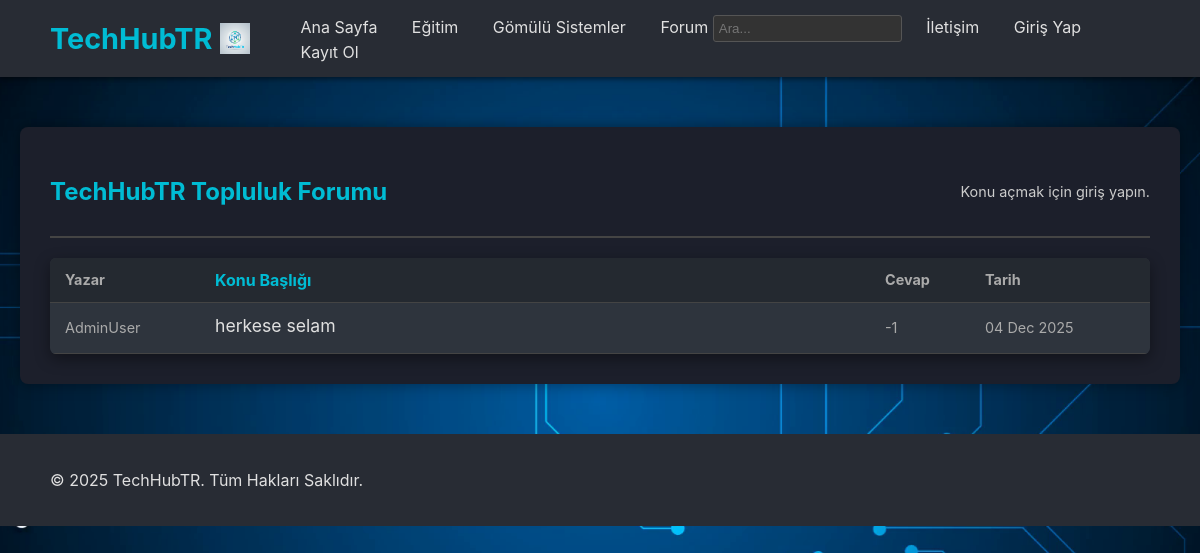
The app's page /topluluk with its own data.
### app.py (models this page shows, shortened)
class Topic(db.Model):
    id = db.Column(db.Integer, primary_key=True)
    title = db.Column(db.String(250), nullable=False)
    user_id = db.Column(db.Integer, db.ForeignKey("user.id"), nullable=False)
    created_at = db.Column(db.DateTime, default=db.func.now())
    comments = db.relationship("Comment", backref="topic", lazy=True)
    tags = db.relationship(
        "Tag",
        secondary=topic_tags,
        lazy="subquery",
        backref=db.backref("topics", lazy=True),
    )

class User(UserMixin, db.Model):
    id = db.Column(db.Integer, primary_key=True)
    username = db.Column(db.String(80), unique=True, nullable=False)
    email = db.Column(db.String(120), unique=True, nullable=False)
    password_hash = db.Column(db.String(256), nullable=False)
    is_admin = db.Column(db.Boolean, default=False)
    created_at = db.Column(db.DateTime, default=db.func.now())
    theme = db.Column(db.String(10), default="dark")
    points = db.Column(db.Integer, default=0)
    rank = db.Column(db.String(50), default="Çaylak")
    avatar_filename = db.Column(db.String(128), default="default.png")
    is_verified = db.Column(db.Boolean, default=False)
    email_verification_token = db.Column(db.String(100), unique=True, nullable=True)
    password_reset_token = db.Column(db.String(100), unique=True, nullable=True)
    password_reset_expires_at = db.Column(db.DateTime, nullable=True)
    topics = db.relationship("Topic", backref="author", lazy=True)
    comments = db.relationship("Comment", backref="commenter", lazy=True)

### app.py (the view)
@app.route("/topluluk")
def topluluk():
    topics = (
        db.session.execute(
            db.select(Topic)
            .order_by(Topic.created_at.desc())
            .options(joinedload(Topic.author))
        )
        .scalars()
        .all()
    )
    return render_template("forum_anasayfa.html", topics=topics)

### app.py (called while the page is built)
@app.context_processor
def inject_notifications_count():
    if current_user.is_authenticated:
        unread_count = Notification.query.filter_by(user_id=current_user.id, is_read=False).count()
        return {"unread_notifications_count": unread_count}
    return {"unread_notifications_count": 0}

### templates/forum_anasayfa.html (shortened to what this page needs)
<!DOCTYPE html>
<html lang="tr">
<head>
    <link rel="stylesheet" href="https://cdnjs.cloudflare.com/ajax/libs/font-awesome/5.15.4/css/all.min.css"/>
    <link rel="stylesheet" href="{{ url_for('static', filename='style.css') }}">
    <link rel="stylesheet" href="https://cdnjs.cloudflare.com/ajax/libs/highlight.js/11.9.0/styles/atom-one-dark.min.css">
</head>
<body>
<header class="navbar">
    <a href="{{ url_for('index') }}" class="logo-container">
        <span class="logo-text">TechHubTR</span>
        <img src="{{ url_for('static', filename='images/techhubtr-logo.png') }}" alt="TechHubTR Resmi Logosu" class="site-logo">
    </a>
    <nav>
        <a href="{{ url_for('index') }}" class="nav-link">Ana Sayfa</a>
        <a href="{{ url_for('egitim') }}" class="nav-link">Eğitim</a>
        <a href="{{ url_for('gomulu') }}" class="nav-link">Gömülü Sistemler</a>
        <a href="{{ url_for('topluluk') }}" class="nav-link">Forum</a>
        <form action="{{ url_for('arama') }}" method="GET" style="display: inline-block; margin-right: 20px;">
            <input type="text" name="q" placeholder="Ara..." required style="padding: 5px; border-radius: 3px; border: 1px solid #555; background-color: #333; color: white;">
        </form>
        <a href="{{ url_for('iletisim') }}" class="nav-link" style="margin-left: auto;">İletişim</a>
        {% if current_user.is_authenticated %}
            <a href="{{ url_for('bildirimler') }}" class="nav-link" style="position: relative; margin-right: 15px;">
                <i class="fas fa-bell"></i>
                {% if unread_notifications_count > 0 %}
                    <span style="position: absolute; top: 0; right: -5px;
                                 background-color: red; color: white;
                                 border-radius: 50%; padding: 2px 6px;
                                 font-size: 10px; line-height: 1;">
                        {{ unread_notifications_count }}
                    </span>
                {% endif %}
            </a>
            <a href="{{ url_for('ayarlar') }}" class="nav-link">Ayarlar</a>
            <a href="{{ url_for('profil') }}" class="nav-link">Profil</a>
            <a href="{{ url_for('cikis') }}" class="nav-link">Çıkış Yap</a>
        {% else %}
            <a href="{{ url_for('giris') }}" class="nav-link">Giriş Yap</a>
            <a href="{{ url_for('kayit') }}" class="nav-link">Kayıt Ol</a>
        {% endif %}
    </nav>
</header>
    <main>
        <div class="forum-container">
            <div class="forum-header">
                <h2>TechHubTR Topluluk Forumu</h2>
                {% if current_user.is_authenticated %}
                    <a href="{{ url_for('yeni_konu') }}" class="cta-button" style="padding: 8px 15px; font-size: 0.9em; background-color: #e74c3c;">Yeni Konu Aç</a>
                {% else %}
                    <p style="font-size: 0.9em; color: #ccc;">Konu açmak için giriş yapın.</p>
                {% endif %}
            </div>
            <div class="topic-list-container">
                <div class="topic-item topic-header">
                    <div class="author">Yazar</div>
                    <div class="title">Konu Başlığı</div>
                    <div class="comments">Cevap</div>
                    <div class="date">Tarih</div>
                </div>
                {% if topics %}
                    {% for topic in topics %}
                        <div class="topic-item">
                            <div class="author">{{ topic.author.username }}</div>
                            <div class="title">
                                <a href="{{ url_for('konu_detay', topic_id=topic.id) }}">{{ topic.title }}</a>
                            </div>
                            <div class="comments">{{ topic.comments|length - 1 }}</div>
                            <div class="date">{{ topic.created_at.strftime('%d %b %Y') }}</div>
                        </div>
                    {% endfor %}
                {% else %}
                    <p style="text-align: center; color: #aaa; padding: 20px;">Henüz hiç konu açılmamış. İlk konuyu sen aç!</p>
                {% endif %}
            </div>
        </div>
    </main>
    <footer>
        <p>&copy; 2025 TechHubTR. Tüm Hakları Saklıdır.</p>
    </footer>
</body>
</html>

### static/style.css (style rules this page uses)
:root { --arka-alan: #0f1118; --yazi-renk: #E0E0E0; --vurgu-renk: #00bcd4; --kod-kutu-bg: #1c1f2b; --icerik-kart-bg: #222633; --ana-golge: rgba(0, 0, 0, 0.4); --neon-golge: 0 0 10px rgba(0, 188, 212, 0.5); }
body { background-color: var(--arka-alan); color: var(--yazi-renk); font-family: 'Inter', sans-serif; margin: 0; min-height: 100vh; background-attachment: fixed; overflow-x: hidden; }
body:not(.anasayfa-bg) { background-image: url('../static/kategori_bg.png'), radial-gradient(circle at center, #1b1e28 1px, transparent 1px); background-size: cover, 50px 50px; background-position: center center, 0 0; background-repeat: no-repeat, repeat; }
body::before { content: ""; position: fixed; top: 0; left: 0; width: 100%; height: 100%; background: repeating-linear-gradient( to bottom, rgba(0, 255, 65, 0.05), rgba(0, 255, 65, 0.02) 1px, transparent 1px, transparent 100px ); background-size: 100% 100px; animation: matrix-scroll 20s linear infinite; z-index: -1; opacity: 0.2; }
body:not(.anasayfa-bg)::before { content: none !important; background: none !important; opacity: 0; }
.navbar { display: flex; justify-content: space-between; align-items: center; padding: 15px 50px; background-color: #282c34; position: sticky; top: 0; z-index: 1000; box-shadow: 0 2px 5px rgba(0, 0, 0, 0.5); }
.logo-container { display: flex; align-items: center; text-decoration: none; color: var(--vurgu-renk); font-weight: bold; font-size: 1.8em; margin-right: 20px; }
.logo-text { color: var(--vurgu-renk); }
.site-logo { width: 30px; height: auto; margin-left: 8px; display: block; }
.nav-link { color: var(--yazi-renk); text-decoration: none; margin-left: 30px; transition: color 0.3s; }
.auth-container, .profile-container, .forum-container, .settings-container, .lesson-container, .topic-detail-container { max-width: 900px; margin: 50px auto; padding: 30px; background-color: var(--kod-kutu-bg); border-radius: 12px; box-shadow: 0 5px 15px var(--ana-golge), 0 0 5px rgba(0, 188, 212, 0.3); }
.topic-list-container { background-color: var(--kod-kutu-bg); border-radius: 10px; overflow: hidden; box-shadow: 0 5px 15px var(--ana-golge); }
footer { padding: 20px 50px; text-align: left; width: 100%; background-color: #282c34; box-sizing: border-box; color: var(--yazi-renk); position: relative; z-index: 50; }

### templates/forum_anasayfa.html (style rules this page uses)
.forum-container { max-width: 1100px; margin: 50px auto; padding: 30px; background-color: var(--kod-kutu-bg); border-radius: 8px; box-shadow: 0 0 15px rgba(0, 0, 0, 0.4); }
.forum-header { color: var(--vurgu-renk); border-bottom: 2px solid #444; padding-bottom: 10px; margin-bottom: 20px; display: flex; justify-content: space-between; align-items: center; }
.topic-list-container { background-color: #2e343d; border-radius: 6px; overflow: hidden; }
.topic-list-container .topic-item { display: grid; grid-template-columns: 150px 1fr 100px 150px; align-items: center; padding: 12px 15px; border-bottom: 1px solid #444; transition: background-color 0.2s; }
.topic-list-container .topic-header { font-weight: bold; color: var(--vurgu-renk); background-color: #242930; }
.topic-item .title a { color: var(--yazi-renk); text-decoration: none; font-size: 1.1em; transition: color 0.3s; }
.topic-item .author, .topic-item .date, .topic-item .comments { font-size: 0.9em; color: #aaa; }

### records on screen
Topic: author.username "AdminUser", title "herkese selam", comments|length "-1", created_at "04 Dec 2025"
